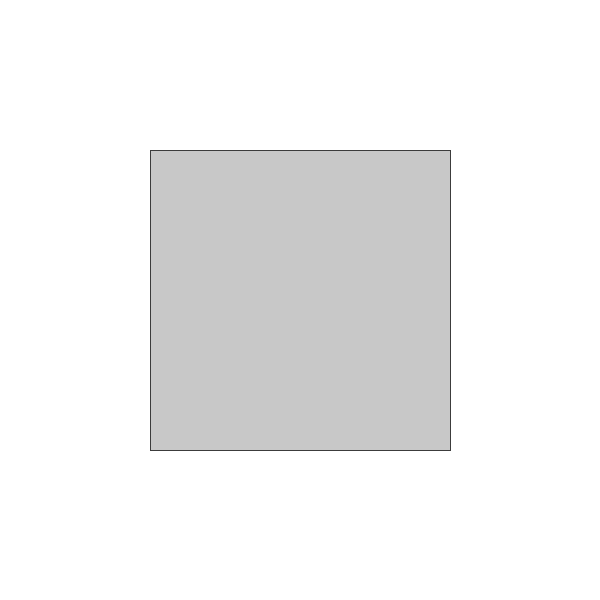
Frame 1 (no input)
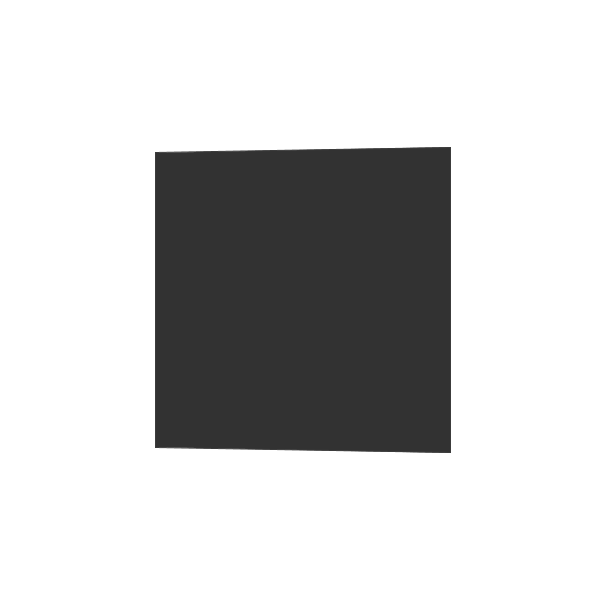
Frame 60 (the mouse pressed at the canvas centre just before this capture)
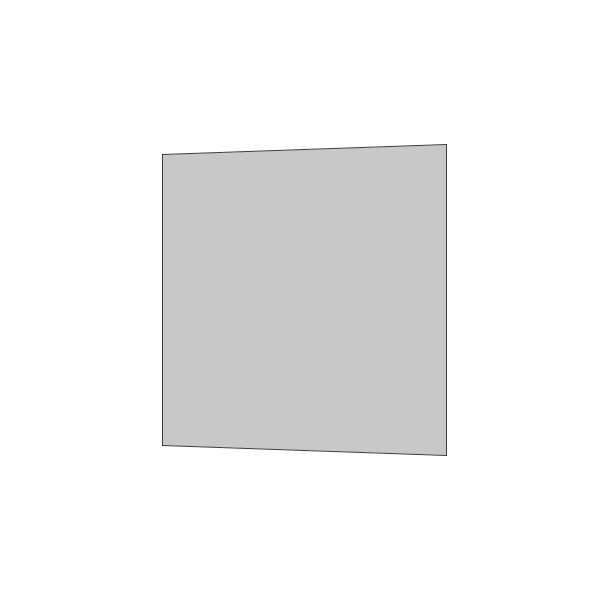
Frame 120 (the mouse held since frame 60 and released just before this capture)

The Processing sketch that drew these frames (run headless with seeded random() and noise(); from frame 60 on, the mouse is pressed at the canvas centre):

// Processing sketch: processing_63455
// ── processing_63455.pde

//頂点の座標(3次元空間上)
PVector p0;
PVector p1;
PVector p2;
PVector p3;

//投影された頂点の座標(2次元平面上)
PVector pp0;
PVector pp1;
PVector pp2;
PVector pp3;

//正方形のZ座標
int pZ = 2000;
//投影するスクリーンのZ座標
int sZ = 1500;

//正方形の辺の長さ
int  l = 400;

//回転角度
float t;

//法線ベクトルのZ成分
float nZ;

void setup(){
  size(600,600);
  
  //頂点の座標値を初期化
  p0 = new PVector(-l/2,-l/2,pZ);
  p1 = new PVector(l/2,-l/2,pZ);
  p2 = new PVector(l/2,l/2,pZ);
  p3 = new PVector(-l/2,l/2,pZ);

  pp0 = new PVector(0,0,0);
  pp1 = new PVector(0,0,0);
  pp2 = new PVector(0,0,0);
  pp3 = new PVector(0,0,0);
  
}

void draw(){
  smooth();
  background(255,255,255);
  stroke(60);
  
  //描画基準位置を中心に移動
  translate(width/2,height/2);

  //回転によって移動する頂点の座標を計算
  //X座標を計算
  p0.x = -l/2 * cos(t);
  p1.x = l/2 * cos(t);
  p2.x = l/2 * cos(t);
  p3.x = -l/2 * cos(t);
  //Z座標を計算
  p0.z = pZ - l/2 * sin(t);
  p1.z = pZ + l/2 * sin(t);
  p2.z = pZ + l/2 * sin(t);
  p3.z = pZ - l/2 * sin(t);

  //スクリーン上に投影した頂点の座標値を計算
  //X座標を計算
  pp0.x = p0.x * (float)sZ / p0.z;
  pp1.x = p1.x * (float)sZ / p1.z;
  pp2.x = p2.x * (float)sZ / p2.z;
  pp3.x = p3.x * (float)sZ / p3.z;
  //Z座標を計算
  pp0.y = p0.y * (float)sZ / p0.z;
  pp1.y = p1.y * (float)sZ / p1.z;
  pp2.y = p2.y * (float)sZ / p2.z;
  pp3.y = p3.y * (float)sZ / p3.z;
  
  //法線ベクトルのZ成分を計算
  nZ = (p1.x - p0.x) * (p3.y - p0.y) - (p3.x - p0.x) * (p1.y - p0.y);
  //法線ベクトルのZ成分によって面の向きを判断し、どちらの面が表示されているかによって色を変える
  if(nZ > 0) fill(200);
  else fill(50);

  //四角形を描く(投影された座標値を使用)  
  beginShape(QUADS);
  vertex(pp0.x,pp0.y);
  vertex(pp1.x,pp1.y);
  vertex(pp2.x,pp2.y);
  vertex(pp3.x,pp3.y);
  endShape();
  
  //描画する度に回転角度を増やす
  t+= 0.05;
  if(t>=TWO_PI) t = 0.0;
}
